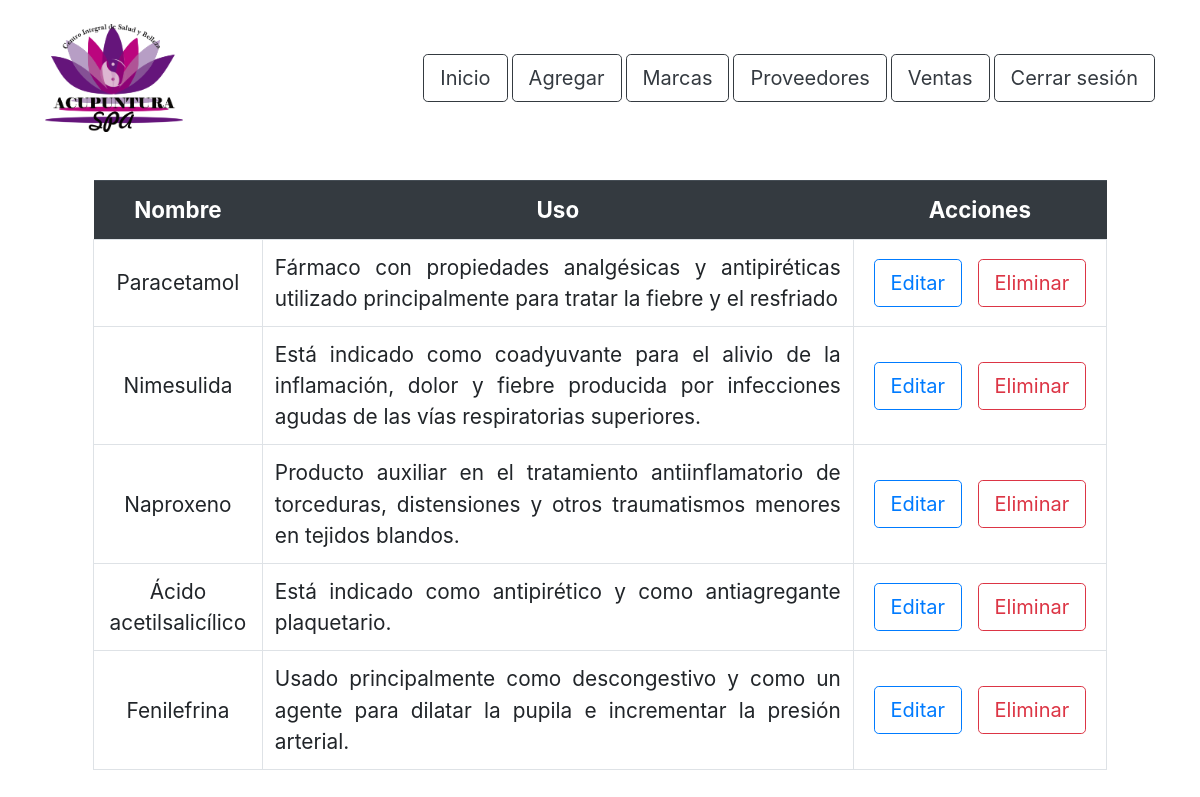
The app's page /principio_activo.php with its own data.
### tables this page shows
CREATE TABLE info_principio_activo(id_principio INT AUTO_INCREMENT NOT NULL, nombre_sustancia VARCHAR(50) NOT NULL, uso_principio VARCHAR(200), PRIMARY KEY(id_principio));

### principio_activo.php (the view, shortened to what this page needs)
<!DOCTYPE html>
<html lang="es">
<head>
    <link rel="stylesheet" href="css/bootstrap.css">
    <link rel="stylesheet" href="css/styles.css">
</head>
<body>
    <header class="container d-flex justify-content-between mt-4">
        <a href="inicio.php"> <img src="img/logo.png" alt="Logo" class="logo"> </a>
        <div class="d-flex align-items-center">
        <a href="inicio.php" class="btn btn-lg btn-outline-dark boton-negro">Inicio</a>
            <a href="agregar.php" class="btn btn-lg btn-outline-dark boton-negro ml-1">Agregar</a>
            <a href="marca.php" class="btn btn-lg btn-outline-dark boton-negro ml-1">Marcas</a>
            <a href="proveedor.php" class="btn btn-lg btn-outline-dark boton-negro ml-1">Proveedores</a>
            <a href="ventas.php" class="btn btn-lg btn-outline-dark boton-negro ml-1">Ventas</a>
            <a href="index.php" class="btn btn-lg btn-outline-dark boton-negro ml-1">Cerrar sesión</a>
        </div>
    </header>
    <main class="container mt-5">
        <div class="ml-5 mr-5">
            <table class="table margin-table mb-5">
                <tr class="thead-dark text-center fz-14">
                    <th class="align-middle">Nombre</th>
                    <th class="align-middle col-7">Uso</th>
                    <th class="align-middle col-3">Acciones</th>
                </tr>
                <?php
                try {
                    require_once('db_connection.php');
                    $sql = "SELECT * FROM info_principio_activo";
                    $resultado = $conn->query($sql);
                    while ($eventos = $resultado->fetch_assoc()) { ?>
                        <tr class="table-bordered fz-13">
                            <td class="align-middle">
                                <div class="text-center">
                                    <?php echo $eventos['nombre_sustancia']; ?>
                                </div>
                            </td>
                            <td class="align-middle">
                                <div class="text-justify">
                                    <?php echo $eventos['uso_principio']; ?>
                                </div>
                            </td>
                            <td class="align-middle">
                                <div class="d-flex justify-content-around">
                                    <form action="editar_principio.php" method="post" onsubmit="return confirm('¿Está seguro de que desea editar el principio activo seleccionado?');">
                                        <button type="submit" class="btn btn-lg btn-outline-primary boton-negro" name="id_prin" value="<?php echo $eventos['id_principio']?>">Editar</button>
                                    </form>
                                    <form action="confirmacion_eliminar_principio.php" method="post" onsubmit="return confirm('¿Está seguro de que desea eliminar el principio activo seleccionado?');">
                                        <button type="submit" class="btn btn-lg btn-outline-danger boton-negro" name="id_prin" value="<?php echo $eventos['id_principio']?>">Eliminar</button>
                                    </form>
                                </div>
                            </td>
                        </tr>
                    <?php }
                }
                catch(Exception $e) {
                    echo $e->getMessage();
                }
                ?>
            </table>
        </div>
    </main>
</body>
</html>

### css/styles.css (style rules this page uses)
.logo { max-width: 8.6rem; }
.fz-14 { font-size: 1.4rem; }
.fz-13 { font-size: 1.3rem; }

### records on screen
info_principio_activo: nombre_sustancia "Paracetamol", uso_principio "Fármaco con propiedades analgésicas y antipiréticas utilizado principalmente para tratar la fiebre y el resfriado", $eventos['id_principio'] 1 (drawn)
info_principio_activo: nombre_sustancia "Nimesulida", uso_principio "Está indicado como coadyuvante para el alivio de la inflamación, dolor y fiebre producida por infecciones agudas de las vías respiratorias superiores.", $eventos['id_principio'] 2 (drawn)
info_principio_activo: nombre_sustancia "Naproxeno", uso_principio "Producto auxiliar en el tratamiento antiinflamatorio de torceduras, distensiones y otros traumatismos menores en tejidos blandos.", $eventos['id_principio'] 3 (drawn)
info_principio_activo: nombre_sustancia "Ácido acetilsalicílico", uso_principio "Está indicado como antipirético y como antiagregante plaquetario.", $eventos['id_principio'] 4 (drawn)
info_principio_activo: nombre_sustancia "Fenilefrina", uso_principio "Usado principalmente como descongestivo y como un agente para dilatar la pupila e incrementar la presión arterial.", $eventos['id_principio'] 5 (drawn)
